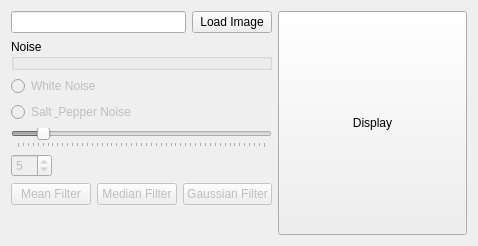
<?xml version="1.0" encoding="UTF-8"?>
<ui version="4.0">
 <class>Widget</class>
 <widget class="QWidget" name="Widget">
  <property name="geometry">
   <rect>
    <x>0</x>
    <y>0</y>
    <width>478</width>
    <height>246</height>
   </rect>
  </property>
  <property name="windowTitle">
   <string>Widget</string>
  </property>
  <layout class="QGridLayout" name="gridLayout">
   <item row="0" column="0">
    <layout class="QVBoxLayout" name="verticalLayout_4">
     <item>
      <layout class="QVBoxLayout" name="verticalLayout_3">
       <item>
        <layout class="QVBoxLayout" name="verticalLayout_2">
         <item>
          <layout class="QHBoxLayout" name="horizontalLayout">
           <item>
            <widget class="QLineEdit" name="lineEdit"/>
           </item>
           <item>
            <widget class="QPushButton" name="pushButton">
             <property name="text">
              <string>Load Image</string>
             </property>
            </widget>
           </item>
          </layout>
         </item>
         <item>
          <widget class="QGroupBox" name="groupBox">
           <property name="title">
            <string>Noise</string>
           </property>
          </widget>
         </item>
         <item>
          <layout class="QVBoxLayout" name="verticalLayout">
           <item>
            <widget class="QRadioButton" name="radioButton">
             <property name="enabled">
              <bool>false</bool>
             </property>
             <property name="text">
              <string>White Noise</string>
             </property>
            </widget>
           </item>
           <item>
            <widget class="QRadioButton" name="radioButton_2">
             <property name="enabled">
              <bool>false</bool>
             </property>
             <property name="text">
              <string>Salt &amp; Pepper Noise</string>
             </property>
            </widget>
           </item>
           <item>
            <widget class="QSlider" name="horizontalSlider">
             <property name="enabled">
              <bool>false</bool>
             </property>
             <property name="maximum">
              <number>50</number>
             </property>
             <property name="value">
              <number>5</number>
             </property>
             <property name="orientation">
              <enum>Qt::Horizontal</enum>
             </property>
             <property name="tickPosition">
              <enum>QSlider::TicksBelow</enum>
             </property>
            </widget>
           </item>
           <item>
            <widget class="QSpinBox" name="spinBox">
             <property name="enabled">
              <bool>false</bool>
             </property>
             <property name="sizePolicy">
              <sizepolicy hsizetype="Fixed" vsizetype="Fixed">
               <horstretch>0</horstretch>
               <verstretch>0</verstretch>
              </sizepolicy>
             </property>
             <property name="maximum">
              <number>50</number>
             </property>
             <property name="value">
              <number>5</number>
             </property>
            </widget>
           </item>
          </layout>
         </item>
        </layout>
       </item>
       <item>
        <layout class="QHBoxLayout" name="horizontalLayout_2">
         <item>
          <widget class="QPushButton" name="pushButton_2">
           <property name="enabled">
            <bool>false</bool>
           </property>
           <property name="text">
            <string>Mean Filter</string>
           </property>
          </widget>
         </item>
         <item>
          <widget class="QPushButton" name="pushButton_3">
           <property name="enabled">
            <bool>false</bool>
           </property>
           <property name="text">
            <string>Median Filter</string>
           </property>
          </widget>
         </item>
         <item>
          <widget class="QPushButton" name="pushButton_4">
           <property name="enabled">
            <bool>false</bool>
           </property>
           <property name="text">
            <string>Gaussian Filter</string>
           </property>
          </widget>
         </item>
        </layout>
       </item>
      </layout>
     </item>
     <item>
      <spacer name="verticalSpacer">
       <property name="orientation">
        <enum>Qt::Vertical</enum>
       </property>
       <property name="sizeHint" stdset="0">
        <size>
         <width>20</width>
         <height>40</height>
        </size>
       </property>
      </spacer>
     </item>
    </layout>
   </item>
   <item row="0" column="1">
    <widget class="QToolButton" name="toolButton">
     <property name="sizePolicy">
      <sizepolicy hsizetype="Expanding" vsizetype="Expanding">
       <horstretch>0</horstretch>
       <verstretch>0</verstretch>
      </sizepolicy>
     </property>
     <property name="minimumSize">
      <size>
       <width>100</width>
       <height>100</height>
      </size>
     </property>
     <property name="text">
      <string>Display</string>
     </property>
    </widget>
   </item>
  </layout>
 </widget>
 <layoutdefault spacing="6" margin="11"/>
 <resources/>
 <connections/>
</ui>
